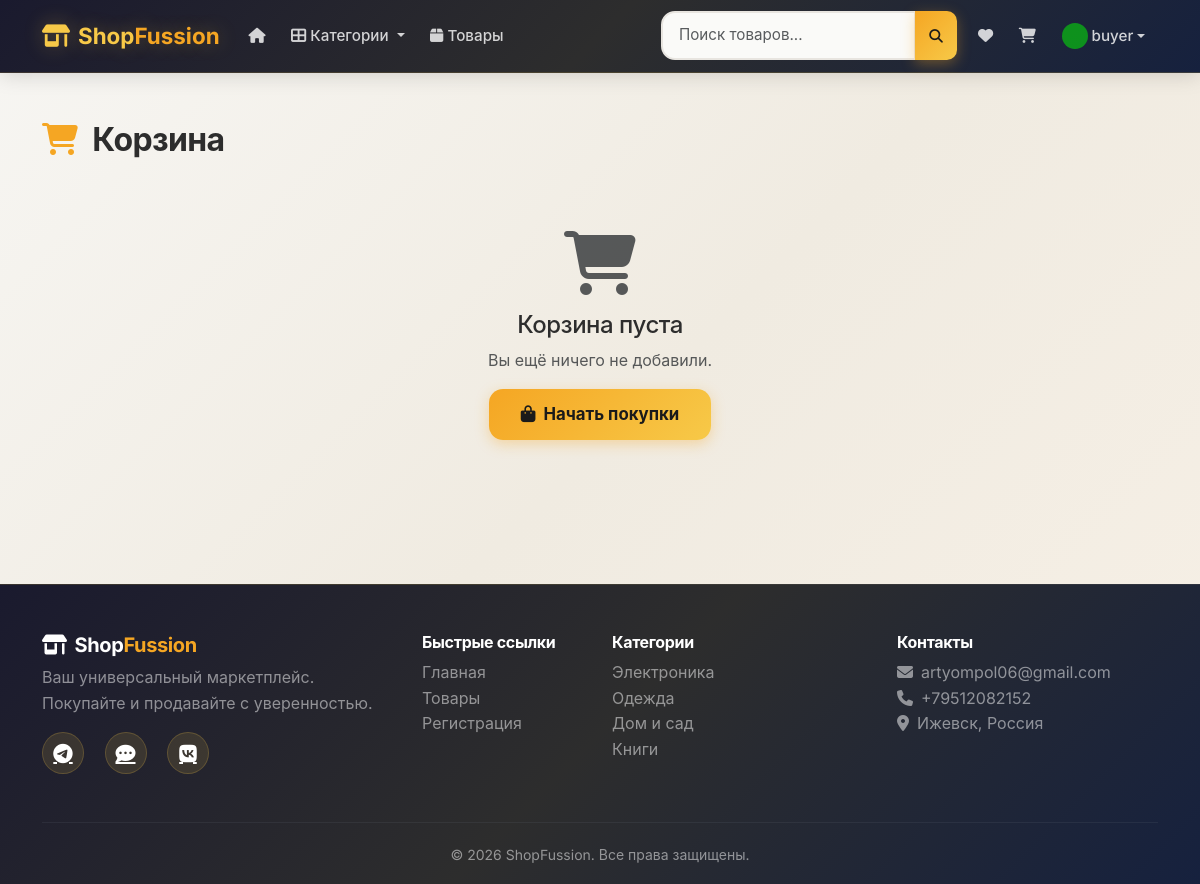
Page /cart (signed in) on the committed database.
### app.py (models this page shows, shortened)
class User(UserMixin, db.Model):
    id = db.Column(db.Integer, primary_key=True)
    username = db.Column(db.String(80), unique=True, nullable=False)
    email = db.Column(db.String(120), unique=True, nullable=False)
    password_hash = db.Column(db.String(200), nullable=False)
    role = db.Column(db.String(20), nullable=False, default='buyer')
    avatar = db.Column(db.String(200), default='default_avatar.png')
    avatar_data = db.Column(db.LargeBinary, nullable=True)
    created_at = db.Column(db.DateTime, default=datetime.utcnow)
    products = db.relationship('Product', backref='seller', lazy=True)
    orders = db.relationship('Order', backref='buyer', lazy=True)
    wishlist_items = db.relationship('WishlistItem', backref='user', lazy=True)

class Category(db.Model):
    id = db.Column(db.Integer, primary_key=True)
    name = db.Column(db.String(80), unique=True, nullable=False)
    products = db.relationship('Product', backref='category', lazy=True)

### app.py (the view)
@app.route('/cart')
@login_required
def cart():
    items = CartItem.query.filter_by(user_id=current_user.id).all()
    total = sum(item.product.price * item.quantity for item in items if item.product)
    return render_template('cart.html', items=items, total=total)

### app.py (called while the page is built)
@login_manager.user_loader
def load_user(user_id):
    return db.session.get(User, int(user_id))

@app.template_filter('avatar_img')
def avatar_img_filter(avatar):
    if avatar and avatar.startswith(('http://', 'https://')):
        return avatar
    if avatar and avatar.startswith('db_'):
        return url_for('db_image', type='avatar', filename=avatar)
    return url_for('static', filename='uploads/' + (avatar or 'default_avatar.png'))

@app.context_processor
def inject_categories():
    categories = Category.query.all()
    cart_count = 0
    if current_user.is_authenticated:
        cart_count = CartItem.query.filter_by(user_id=current_user.id).count()
    return dict(categories=categories, cart_count=cart_count)

### templates/cart.html (shortened to what this page needs)
{% extends "base.html" %}
{% block content %}
<div class="container py-5">
    <h2 class="fw-bold mb-4"><i class="fas fa-shopping-cart text-warning me-2"></i> Корзина</h2>
    {% if items %}
    <div class="row g-4">
        <div class="col-lg-8">
            {% for item in items %}
            <div class="card border-0 shadow-sm mb-3 cart-item">
                <div class="card-body">
                    <div class="row align-items-center">
                        <div class="col-md-2 col-4">
                            <img src="{{ item.product.image|product_img }}" class="img-fluid rounded-3" alt="{{ item.product.name }}">
                        </div>
                        <div class="col-md-4 col-8">
                            <h6 class="fw-bold mb-1">{{ item.product.name }}</h6>
                            <small class="text-muted">{{ "%.2f"|format(item.product.price) }} ₽ за шт.</small>
                        </div>
                        <div class="col-md-3 col-6 mt-2 mt-md-0">
                            <form action="{{ url_for('update_cart', item_id=item.id) }}" method="POST" class="d-flex align-items-center">
                                <button type="submit" name="quantity" value="{{ item.quantity - 1 }}" class="btn btn-sm btn-outline-secondary" {% if item.quantity <= 1 %}disabled{% endif %}>-</button>
                                <span class="mx-3 fw-bold">{{ item.quantity }}</span>
                                <button type="submit" name="quantity" value="{{ item.quantity + 1 }}" class="btn btn-sm btn-outline-secondary" {% if item.quantity >= item.product.stock %}disabled{% endif %}>+</button>
                            </form>
                        </div>
                        <div class="col-md-2 col-4 mt-2 mt-md-0 text-end">
                            <span class="fw-bold text-warning">{{ "%.2f"|format(item.product.price * item.quantity) }} ₽</span>
                        </div>
                        <div class="col-md-1 col-2 mt-2 mt-md-0 text-end">
                            <a href="{{ url_for('remove_from_cart', item_id=item.id) }}" class="btn btn-sm btn-outline-danger" onclick="return confirm('Удалить товар из корзины?')">
                                <i class="fas fa-trash"></i>
                            </a>
                        </div>
                    </div>
                </div>
            </div>
            {% endfor %}
        </div>
        <div class="col-lg-4">
            <div class="card border-0 shadow-sm">
                <div class="card-body p-4">
                    <h5 class="fw-bold mb-4">Сумма заказа</h5>
                    <div class="d-flex justify-content-between mb-2">
                        <span class="text-muted">Товары</span>
                        <span class="fw-bold">{{ "%.2f"|format(total) }} ₽</span>
                    </div>
                    <div class="d-flex justify-content-between mb-2">
                        <span class="text-muted">Доставка</span>
                        <span class="fw-bold text-success">Бесплатно</span>
                    </div>
                    <hr>
                    <div class="d-flex justify-content-between mb-4">
                        <span class="fw-bold">Итого</span>
                        <span class="fw-bold text-warning fs-5">{{ "%.2f"|format(total) }} ₽</span>
                    </div>
                    <a href="{{ url_for('checkout') }}" class="btn btn-warning w-100 fw-bold btn-lg">
                        <i class="fas fa-lock me-2"></i>Оформить заказ
                    </a>
                    <a href="{{ url_for('products') }}" class="btn btn-outline-dark w-100 mt-2">
                        <i class="fas fa-arrow-left me-2"></i>Продолжить покупки
                    </a>
                </div>
            </div>
        </div>
    </div>
    {% else %}
    <div class="text-center py-5">
        <i class="fas fa-shopping-cart fa-4x text-muted mb-3"></i>
        <h4>Корзина пуста</h4>
        <p class="text-muted">Вы ещё ничего не добавили.</p>
        <a href="{{ url_for('products') }}" class="btn btn-warning btn-lg fw-bold">
            <i class="fas fa-shopping-bag me-2"></i>Начать покупки
        </a>
    </div>
    {% endif %}
</div>
{% endblock %}

### templates/base.html (shortened to what this page needs)
<!DOCTYPE html>
<html lang="ru" data-theme="light">
<head>
    <link href="https://cdn.jsdelivr.net/npm/bootstrap@5.3.2/dist/css/bootstrap.min.css" rel="stylesheet">
    <link rel="stylesheet" href="https://cdnjs.cloudflare.com/ajax/libs/font-awesome/6.5.1/css/all.min.css">
    <link rel="stylesheet" href="{{ url_for('static', filename='css/style.css') }}">
</head>
<body>
    <nav class="navbar navbar-expand-lg navbar-dark bg-dark sticky-top">
        <div class="container">
            <a class="navbar-brand fw-bold" href="{{ url_for('index') }}">
                <i class="fas fa-store-alt me-2"></i>Shop<span class="text-warning">Fussion</span>
            </a>
            <div class="collapse navbar-collapse" id="navbarNav">
                <ul class="navbar-nav me-auto">
                    <li class="nav-item">
                        <a class="nav-link" href="{{ url_for('index') }}"><i class="fas fa-home"></i></a>
                    </li>
                    <li class="nav-item dropdown">
                        <a class="nav-link dropdown-toggle" href="#" role="button" data-bs-toggle="dropdown">
                            <i class="fas fa-th-large"></i> Категории
                        </a>
                    </li>
                    <li class="nav-item">
                        <a class="nav-link" href="{{ url_for('products') }}"><i class="fas fa-box"></i> Товары</a>
                    </li>
                </ul>
                <form class="d-flex me-2 position-relative" action="{{ url_for('products') }}" method="GET" id="search-form">
                    <div class="input-group">
                        <input class="form-control form-control-sm" type="search" name="search" id="search-input" placeholder="Поиск товаров..." aria-label="Поиск" autocomplete="off">
                        <button class="btn btn-warning btn-sm" type="submit"><i class="fas fa-search"></i></button>
                    </div>
                </form>
                <ul class="navbar-nav align-items-center">
                    {% if current_user.is_authenticated %}
                        <li class="nav-item">
                            <a class="nav-link position-relative" href="{{ url_for('wishlist') }}" title="Избранное">
                                <i class="fas fa-heart"></i>
                            </a>
                        </li>
                        <li class="nav-item">
                            <a class="nav-link position-relative" href="{{ url_for('cart') }}">
                                <i class="fas fa-shopping-cart"></i>
                            </a>
                        </li>
                        <li class="nav-item dropdown">
                            <a class="nav-link dropdown-toggle d-flex align-items-center" href="#" role="button" data-bs-toggle="dropdown">
                                <img src="{{ current_user.avatar|avatar_img }}" class="rounded-circle me-1" style="width: 26px; height: 26px; object-fit: cover;"> {{ current_user.username }}
                            </a>
                        </li>
                    {% endif %}
                </ul>
            </div>
        </div>
    </nav>
    <main class="main-content">
        {% block content %}{% endblock %}
    </main>
    <footer class="bg-dark pt-5 pb-3 mt-5">
        <div class="container">
            <div class="row">
                <div class="col-md-4 mb-4">
                    <h5 class="fw-bold text-white"><i class="fas fa-store-alt me-2"></i>Shop<span class="text-warning">Fussion</span></h5>
                    <p class="text-white-50">Ваш универсальный маркетплейс. Покупайте и продавайте с уверенностью.</p>
                    <div class="social-links">
                        <a href="https://t.me/artpo06" target="_blank" class="text-white me-3"><i class="fab fa-telegram fa-lg"></i></a>
                        <a href="https://max.ru/u/f9LHodD0cOInfM9btUWrl3gkT055a0RwU4gwb3VU_LGhvYlHDhzKqaucy3Y" target="_blank" class="text-white me-3"><i class="fas fa-comment-dots fa-lg"></i></a>
                        <a href="https://vk.com/qwertlyx" target="_blank" class="text-white"><i class="fab fa-vk fa-lg"></i></a>
                    </div>
                </div>
                <div class="col-md-2 mb-4">
                    <h6 class="fw-bold text-white">Быстрые ссылки</h6>
                    <ul class="list-unstyled">
                        <li><a href="{{ url_for('index') }}" class="text-white-50 text-decoration-none">Главная</a></li>
                        <li><a href="{{ url_for('products') }}" class="text-white-50 text-decoration-none">Товары</a></li>
                        <li><a href="{{ url_for('register') }}" class="text-white-50 text-decoration-none">Регистрация</a></li>
                    </ul>
                </div>
                <div class="col-md-3 mb-4">
                    <h6 class="fw-bold text-white">Категории</h6>
                    <ul class="list-unstyled">
                        {% for cat in categories[:4] %}
                        <li><a href="{{ url_for('products', category=cat.id) }}" class="text-white-50 text-decoration-none">{{ cat.name }}</a></li>
                        {% endfor %}
                    </ul>
                </div>
                <div class="col-md-3 mb-4">
                    <h6 class="fw-bold text-white">Контакты</h6>
                    <ul class="list-unstyled text-white-50">
                        <li><i class="fas fa-envelope me-2"></i>artyompol06@gmail.com</li>
                        <li><i class="fas fa-phone me-2"></i>+79512082152</li>
                        <li><i class="fas fa-map-marker-alt me-2"></i>Ижевск, Россия</li>
                    </ul>
                </div>
            </div>
            <hr class="border-secondary">
            <div class="text-center text-white-50">
                <small>&copy; 2026 ShopFussion. Все права защищены.</small>
            </div>
        </div>
    </footer>
</body>
</html>

### static/css/style.css (style rules this page uses)
:root { --bg-body: linear-gradient(135deg, #f7f6f3 0%, #f0ebe1 50%, #f7f0e6 100%); --text-color: #2d2d2d; --card-bg: #fff; --card-border: rgba(0,0,0,0.04); --input-bg: #fafaf8; --input-border: #e8e5e0; --table-border: #f0eeeb; --table-row-hover: linear-gradient(135deg, #fef7e6, #fde8b3); --scrollbar-track: #f0eeeb; --scrollbar-thumb: linear-gradient(135deg, #c4c0b8, #a8a49c); --card-header-bg: linear-gradient(135deg, #fefcf9, #fff); --bg-light-section: #f7f6f3; --dropdown-bg: #fff; --dropdown-item-color: #2d2d2d; --dropdown-item-hover: linear-gradient(135deg, #fef7e6, #fde8b3); --product-img-bg: linear-gradient(135deg, #f0eeeb, #e8e4dd); --feature-card-bg: linear-gradient(135deg, #fff, #fefcf9); --category-card-bg: linear-gradient(135deg, #fff, #fefcf9); --list-group-color: #2d2d2d; --list-group-hover: linear-gradient(135deg, #fef7e6, #fde8b3); --auth-card-bg: #fff; --pagination-color: #2d2d2d; --pagination-hover-bg: #fef7e6; --table-header-color: #8a8a8a; --scrollbar-thumb-hover: #a8a49c; --star-inactive: #ddd; }
* { margin: 0; padding: 0; box-sizing: border-box; }
body { font-family: 'Inter', -apple-system, BlinkMacSystemFont, 'Segoe UI', sans-serif; background: var(--bg-body); color: var(--text-color); min-height: 100vh; display: flex; flex-direction: column; line-height: 1.6; -webkit-font-smoothing: antialiased; -moz-osx-font-smoothing: grayscale; transition: background 0.3s ease, color 0.3s ease; }
html { transition: background 0.3s ease; }
.main-content { flex: 1; }
h1, h2, h3, h4, h5, h6 { letter-spacing: -0.02em; }
.btn { border-radius: 12px; padding: 0.6rem 1.5rem; font-weight: 600; font-size: 0.95rem; transition: all 0.3s ease; border: none; position: relative; overflow: hidden; }
.btn::after { content: ''; position: absolute; top: 50%; left: 50%; width: 0; height: 0; background: rgba(255,255,255,0.2); border-radius: 50%; transform: translate(-50%, -50%); transition: width 0.5s, height 0.5s; }
.btn-warning { background: linear-gradient(135deg, #f5a623, #f7c948, #f5a623); background-size: 200% 200%; animation: gradientShift 3s ease infinite; color: #1a1a1a; box-shadow: 0 4px 14px rgba(245, 166, 35, 0.35); }
.btn-lg { padding: 0.8rem 2rem; font-size: 1.05rem; border-radius: 14px; }
.btn-sm { padding: 0.4rem 0.9rem; font-size: 0.85rem; border-radius: 10px; }
.navbar { background: linear-gradient(135deg, #1a1a2e 0%, #2d2d2d 50%, #16213e 100%) !important; box-shadow: 0 2px 20px rgba(0,0,0,0.15); padding: 0.7rem 0; border-bottom: 1px solid rgba(247, 201, 72, 0.15); }
.navbar-brand { font-size: 1.4rem; font-weight: 800; color: #f7c948 !important; text-shadow: 0 0 20px rgba(247, 201, 72, 0.3); }
.navbar-brand span { color: #fff; }
.nav-link { font-weight: 500; font-size: 0.95rem; padding: 0.5rem 0.8rem !important; color: rgba(255,255,255,0.8) !important; transition: all 0.2s ease; border-radius: 8px; }
footer { background: linear-gradient(135deg, #1a1a2e 0%, #2d2d2d 50%, #16213e 100%) !important; border-top: 1px solid rgba(247, 201, 72, 0.1); }
footer a { transition: color 0.2s ease; }
.social-links a { display: inline-flex; align-items: center; justify-content: center; width: 42px; height: 42px; border-radius: 50%; background: rgba(247, 201, 72, 0.12); border: 1px solid rgba(247, 201, 72, 0.2); transition: all 0.3s ease; }
.form-control, .form-select { border-radius: 14px; border: 2px solid var(--input-border); padding: 0.7rem 1rem; font-size: 0.95rem; transition: all 0.25s ease; background: var(--input-bg); color: var(--text-color); }
.text-warning { color: #f5a623 !important; }
hr { opacity: 0.15; margin: 1.2rem 0; }

### rows in the picture
User: avatar|avatar_img (placeholder picture), username "buyer"
Category: name "Электроника"
Category: name "Одежда"
Category: name "Дом и сад"
Category: name "Книги"
